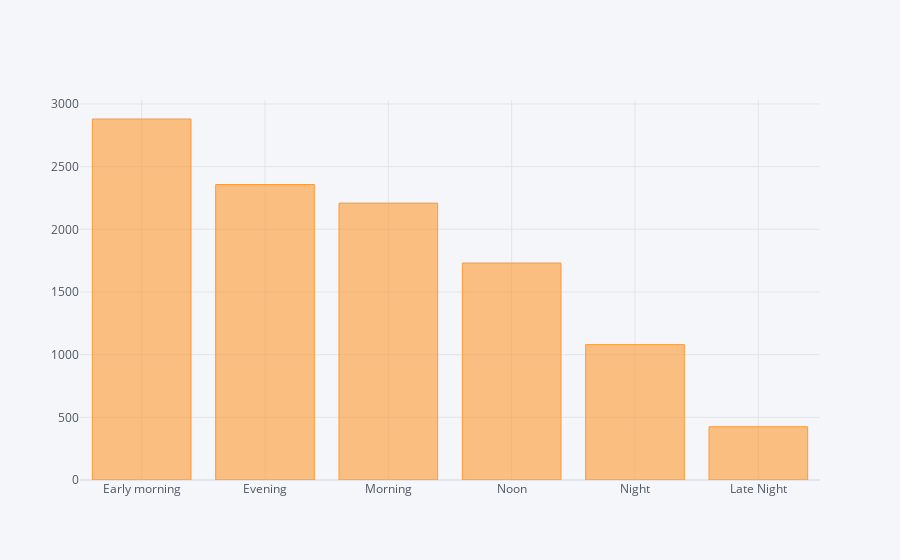

Notebook code cell kept with this figure:
### Code cell
data['Dep_Time_hour'].apply(flightdeptime).value_counts().iplot(kind='bar')

### Figure 1 — Plotly figure (JSON) as saved in the notebook; plotly's stock layout.template omitted (floating-point values rounded to 4 significant figures)
{"data": [{"marker": {"color": "rgba(255, 153, 51, 0.6)", "line": {"color": "rgba(255, 153, 51, 1.0)", "width": 1}}, "name": "Dep_Time_hour", "orientation": "v", "text": "", "type": "bar", "x": ["Early morning", "Evening", "Morning", "Noon", "Night", "Late Night"], "y": [2880, 2357, 2209, 1731, 1080, 425]}], "layout": {"legend": {"bgcolor": "#F5F6F9", "font": {"color": "#4D5663"}}, "paper_bgcolor": "#F5F6F9", "plot_bgcolor": "#F5F6F9", "title": {"font": {"color": "#4D5663"}}, "xaxis": {"gridcolor": "#E1E5ED", "showgrid": true, "tickfont": {"color": "#4D5663"}, "title": {"font": {"color": "#4D5663"}, "text": ""}, "zerolinecolor": "#E1E5ED"}, "yaxis": {"gridcolor": "#E1E5ED", "showgrid": true, "tickfont": {"color": "#4D5663"}, "title": {"font": {"color": "#4D5663"}, "text": ""}, "zerolinecolor": "#E1E5ED"}}}
